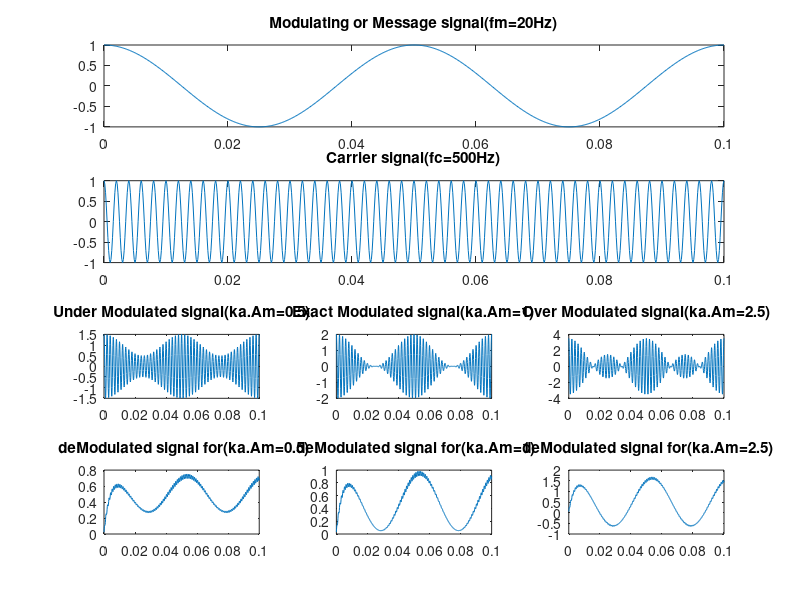

Reproduce this figure in MATLAB.
% program for AM modulation and demodulation
close all
clear all
clc
fs=8000;
fm=20;
fc=500;
Am=1;
Ac=1;
t=(0:0.1*fs)/fs;
m=Am*cos(2*pi*fm*t);
c=Ac*cos(2*pi*fc*t);
ka=0.5;
u=ka*Am;
s1=Ac*(1+u*cos(2*pi*fm*t)).*cos(2*pi*fc*t);
subplot(4,3,1:3);
plot(t,m);
title('Modulating or Message signal(fm=20Hz)');
subplot(4,3,4:6);
plot(t,c);
title('Carrier signal(fc=500Hz)');
subplot(4,3,7);
plot(t,s1);
title('Under Modulated signal(ka.Am=0.5)');
Am=2;
ka=0.5;
u=ka*Am;
s2=Ac*(1+u*cos(2*pi*fm*t)).*cos(2*pi*fc*t);
subplot(4,3,8);
plot(t,s2);
title('Exact Modulated signal(ka.Am=1)');
Am=5;
ka=0.5;
u=ka*Am;
s3=Ac*(1+u*cos(2*pi*fm*t)).*cos(2*pi*fc*t);
subplot(4,3,9);
plot(t,s3);
title('Over Modulated signal(ka.Am=2.5)');
r1= s1.*c;
[b a] = butter(1,0.01);
mr1= filter(b,a,r1);
subplot(4,3,10);
plot(t,mr1);
title(' deModulated signal for(ka.Am=0.5)');
r2= s2.*c;
[b a] = butter(1,0.01);
mr2= filter(b,a,r2);
subplot(4,3,11);
plot(t,mr2);
title(' deModulated signal for(ka.Am=1)');
r3= s3.*c;
[b a] = butter(1,0.01);
mr3= filter(b,a,r3);
subplot(4,3,12);
plot(t,mr3);
title(' deModulated signal for(ka.Am=2.5)');